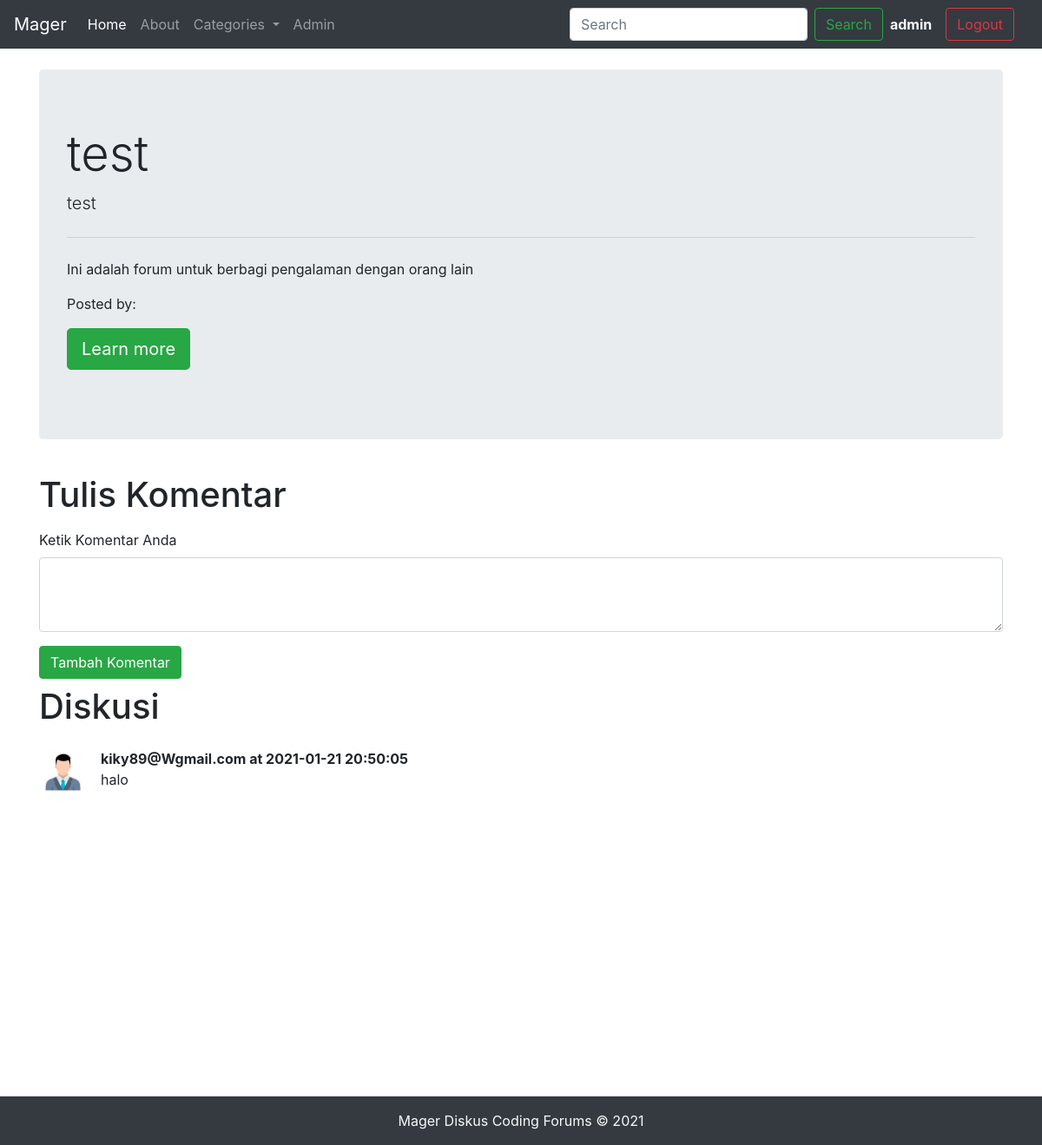
/lihat.php?idpertanyaan=2 (signed in), run on the app's committed database.
### tables this page shows
CREATE TABLE `tbl_pertanyaan` (
  `id_pertanyaan` int(7) NOT NULL,
  `judul_pertanyaan` text NOT NULL,
  `desk_pertanyaan` text NOT NULL,
  `pertanyaan_kat_id` int(7) NOT NULL,
  `pertanyaan_user_id` int(7) NOT NULL,
  `waktu_pertanyaan` datetime NOT NULL DEFAULT current_timestamp()
);

CREATE TABLE `tbl_komentar` (
  `id_komentar` int(8) NOT NULL,
  `komentar` text NOT NULL,
  `id_pertanyaan` int(8) NOT NULL,
  `komentar_by` int(8) NOT NULL,
  `waktu_komentar` datetime NOT NULL DEFAULT current_timestamp()
);

CREATE TABLE `tbl_user` (
  `id_user` int(8) NOT NULL,
  `nama_user` varchar(30) NOT NULL,
  `email_user` varchar(50) NOT NULL,
  `password` varchar(255) NOT NULL,
  `waktu` datetime NOT NULL DEFAULT current_timestamp()
);

### lihat.php (the view, shortened to what this page needs)
<!doctype html>
<html lang="en">
<head>
    <link rel="stylesheet" href="https://maxcdn.bootstrapcdn.com/bootstrap/4.0.0/css/bootstrap.min.css"
>
</head>
<body>
    <?php include 'assets/_koneksi.php';?>
    <?php include 'assets/_header.php';?>
    <?php
    $id = $_GET['idpertanyaan'];
    $sql = "SELECT * FROM `tbl_pertanyaan` WHERE id_pertanyaan =$id";
    $result = mysqli_query($conn, $sql);
    while($row = mysqli_fetch_assoc($result)){
        $judul = $row['judul_pertanyaan'];
        $des = $row['desk_pertanyaan'];
        $pertanyaan_user_id = $row['pertanyaan_user_id'];
        $sql2 = "SELECT email_user FROM tbl_user WHERE id_user='$pertanyaan_user_id'";
        $result2 = mysqli_query($conn, $sql2);
        $row2 = mysqli_fetch_assoc($result2);
        $posted_by = $row2['email_user'];
    }
    ?>
    <div class="container my-4">
        <div class="jumbotron">
            <h1 class="display-4"><?php echo $judul;?></h1>
            <p class="lead"><?php echo $des;?></p>
            <hr class="my-4">
            <p>Ini adalah forum untuk berbagi pengalaman dengan orang lain</p>
            <p>Posted by: <b><?php echo $posted_by; ?></b></p>
            <p class="lead">
                <a class="btn btn-success btn-lg" href="#" role="button">Learn more</a>
            </p>
        </div>
    </div>
    <?php
    if(isset($_SESSION['login']) && $_SESSION['login']== true){
    echo '<div class="container">
        <h1 class="py-2">Tulis Komentar</h1>
        <form action="'. $_SERVER['REQUEST_URI']. '" method="post">
            <div class="form-group">
                <label for="exampleFormControlTextarea1">Ketik Komentar Anda</label>
                <textarea class="form-control" id="komentar" name="komentar" rows="3"></textarea>
                <input type="hidden" name="id_user" value="'. $_SESSION['id_user'] .'">
            </div>
            <button type="submit" class="btn btn-success">Tambah Komentar</button>
        </form>
    </div>';
    }
?>
    <div class="container mb-5" id="ques">
        <h1 class="py-2">Diskusi</h1>
        <?php
        $id = $_GET['idpertanyaan'];
        $sql = "SELECT * FROM `tbl_komentar` WHERE id_pertanyaan=$id";
        $result = mysqli_query($conn, $sql);
        while($row = mysqli_fetch_assoc($result)){
            $komen = $row['komentar'];
            $waktu_komentar = $row['waktu_komentar'];
            $pertanyaan_user_id = $row['komentar_by'];
            $sql2 = "SELECT email_user FROM tbl_user WHERE id_user='$pertanyaan_user_id'";
            $result2 = mysqli_query($conn, $sql2);
            $row2 = mysqli_fetch_assoc($result2);
        echo '<div class="media my-3">
            <img class="mr-3" width="55px" src="./assets/user.png" alt="Generic placeholder image">
            <div class="media-body">
            <p class="font-weight-bold my-0">'. $row2['email_user'] .' at ' . $waktu_komentar . '</p>
                '. $komen .'
            </div>
        </div>';
}
?>
    </div>
    <?php include 'assets/_footer.php';?>
</body>
</html>

### lihat.php (style rules this page uses)
#ques { min-height: 433px; }

### data on the page
tbl_pertanyaan: judul_pertanyaan "test", desk_pertanyaan "test"
tbl_komentar: tbl_user.email_user "kiky89@Wgmail.com", waktu_komentar "2021-01-21 20:50:05", komentar "halo"

### other printed values
$_SESSION['useremail'] "admin"
